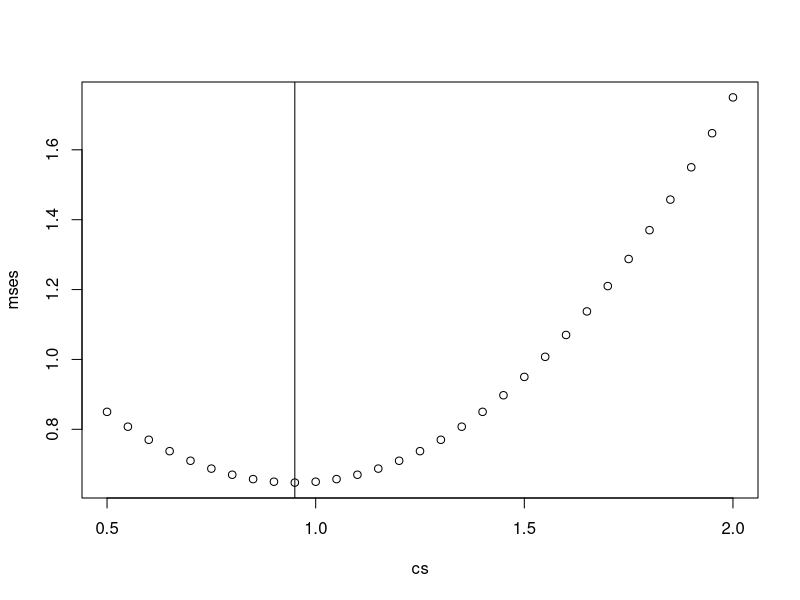

The R script that drew this image:
## ---- chunk 1
exp_func <- function(x, probs){
  sum(x * probs)
}
x_vals <- c(0, 1, 2, 3)
x_probs <- c(.3, .5, .15, .05)
exp_func(x = x_vals, probs = x_probs)
## ---- chunk 2
mse_func <- function(x, probs, c){
  sum(probs*(x - c)^2)
}
mse_func(x = x_vals, probs = x_probs, c = 0)
mse_func(x = x_vals, probs = x_probs, c = 1)
## ---- chunk 3
cs <- seq(from = .5, to = 2, by = .05)
mses <- rep(NA, times = length(cs))
for(i in 1:length(mses)){
  mses[i] <- mse_func(x = x_vals, probs = x_probs, c = cs[i])
}
## ---- chunk 4
plot(cs, mses)
abline(v = .95)
## ---- chunk 5
# two versions, both of which use the expectation function I wrote above 

# this version uses the E[(X - E[X])^2] formulation
var_func2 <- function(x, probs){
  ex <- exp_func(x, probs)
  exp_func((x - ex)^2, probs)
}

# this version uses the E[X^2] - E[X]^2 formulation
var_func <- function(x, probs){
  exp_func(x^2, probs) - exp_func(x, probs)^2
}

# confirming equality
var_func(x = c(1, 2, 3), probs = c(.2, .7, .1))
var_func2(x = c(1, 2, 3), probs = c(.2, .7, .1))
## ---- chunk 6
a <- 5
var_func(x = a*c(0, 1, 2), probs = c(.6, .1, .3))
var_func(x = c(0, 1, 2), probs = c(.6, .1, .3))*a^2
## ---- chunk 7
c <- 6
var_func(x = c(0, 1, 2), probs = c(.6, .1, .3))
var_func(x = c(0, 1, 2) + 6, probs = c(.6, .1, .3))
